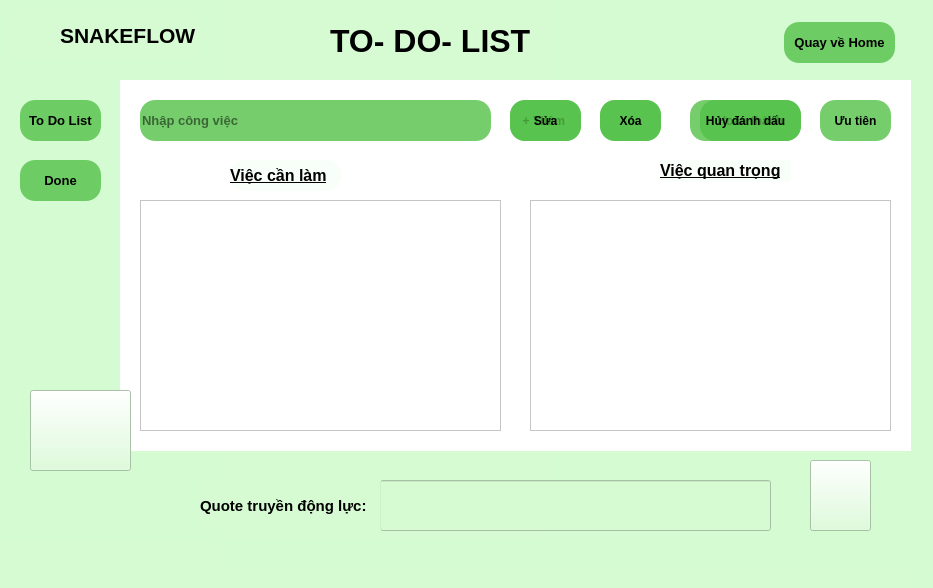
<?xml version="1.0" encoding="UTF-8"?>
<ui version="4.0">
 <class>Ui_MainWindow</class>
 <widget class="QMainWindow" name="Ui_MainWindow">
  <property name="geometry">
   <rect>
    <x>0</x>
    <y>0</y>
    <width>933</width>
    <height>588</height>
   </rect>
  </property>
  <property name="windowTitle">
   <string>MainWindow</string>
  </property>
  <property name="styleSheet">
   <string notr="true">background-color:rgba(214, 251, 210, 0.8)</string>
  </property>
  <widget class="QWidget" name="centralwidget">
   <widget class="QLabel" name="logo">
    <property name="geometry">
     <rect>
      <x>10</x>
      <y>10</y>
      <width>51</width>
      <height>51</height>
     </rect>
    </property>
    <property name="text">
     <string/>
    </property>
    <property name="pixmap">
     <pixmap>../../../Downloads/icons8-snake-48.png</pixmap>
    </property>
   </widget>
   <widget class="QLabel" name="name">
    <property name="geometry">
     <rect>
      <x>60</x>
      <y>10</y>
      <width>141</width>
      <height>51</height>
     </rect>
    </property>
    <property name="font">
     <font>
      <pointsize>16</pointsize>
      <weight>75</weight>
      <bold>true</bold>
     </font>
    </property>
    <property name="text">
     <string>SNAKEFLOW</string>
    </property>
   </widget>
   <widget class="QPushButton" name="pushButton_5">
    <property name="geometry">
     <rect>
      <x>1200</x>
      <y>200</y>
      <width>21</width>
      <height>31</height>
     </rect>
    </property>
    <property name="text">
     <string/>
    </property>
    <property name="icon">
     <iconset>
      <normaloff>../../../Pictures/Screenshots/Screenshot 2025-11-01 012209.png</normaloff>../../../Pictures/Screenshots/Screenshot 2025-11-01 012209.png</iconset>
    </property>
    <property name="iconSize">
     <size>
      <width>30</width>
      <height>30</height>
     </size>
    </property>
    <property name="flat">
     <bool>true</bool>
    </property>
   </widget>
   <widget class="QPushButton" name="pushButton_2">
    <property name="geometry">
     <rect>
      <x>1230</x>
      <y>200</y>
      <width>31</width>
      <height>31</height>
     </rect>
    </property>
    <property name="text">
     <string/>
    </property>
    <property name="icon">
     <iconset>
      <normaloff>../../../Pictures/Screenshots/Screenshot 2025-11-01 011322.png</normaloff>../../../Pictures/Screenshots/Screenshot 2025-11-01 011322.png</iconset>
    </property>
    <property name="iconSize">
     <size>
      <width>30</width>
      <height>30</height>
     </size>
    </property>
    <property name="flat">
     <bool>true</bool>
    </property>
   </widget>
   <widget class="QPushButton" name="pushButton_6">
    <property name="geometry">
     <rect>
      <x>1160</x>
      <y>200</y>
      <width>21</width>
      <height>31</height>
     </rect>
    </property>
    <property name="text">
     <string/>
    </property>
    <property name="icon">
     <iconset>
      <normaloff>../../../Pictures/Screenshots/Screenshot 2025-11-01 012425.png</normaloff>../../../Pictures/Screenshots/Screenshot 2025-11-01 012425.png</iconset>
    </property>
    <property name="iconSize">
     <size>
      <width>30</width>
      <height>30</height>
     </size>
    </property>
    <property name="flat">
     <bool>true</bool>
    </property>
   </widget>
   <widget class="QStackedWidget" name="stackedWidget">
    <property name="geometry">
     <rect>
      <x>120</x>
      <y>80</y>
      <width>791</width>
      <height>371</height>
     </rect>
    </property>
    <property name="styleSheet">
     <string notr="true">background-color:rgb(255, 255, 255)</string>
    </property>
    <property name="currentIndex">
     <number>0</number>
    </property>
    <widget class="QWidget" name="page_3">
     <widget class="QPushButton" name="removebut">
      <property name="geometry">
       <rect>
        <x>480</x>
        <y>20</y>
        <width>61</width>
        <height>41</height>
       </rect>
      </property>
      <property name="font">
       <font>
        <pointsize>9</pointsize>
        <weight>75</weight>
        <bold>true</bold>
       </font>
      </property>
      <property name="styleSheet">
       <string notr="true">background-color: rgba(83, 192, 71, 0.8);
border-radius: 15</string>
      </property>
      <property name="text">
       <string>Xóa</string>
      </property>
      <property name="icon">
       <iconset>
        <normaloff>../../../Pictures/Screenshots/Screenshot 2025-11-01 012209.png</normaloff>../../../Pictures/Screenshots/Screenshot 2025-11-01 012209.png</iconset>
      </property>
     </widget>
     <widget class="QLineEdit" name="fill">
      <property name="geometry">
       <rect>
        <x>20</x>
        <y>20</y>
        <width>351</width>
        <height>41</height>
       </rect>
      </property>
      <property name="font">
       <font>
        <pointsize>10</pointsize>
        <weight>75</weight>
        <bold>true</bold>
       </font>
      </property>
      <property name="styleSheet">
       <string notr="true">background-color: rgba(83, 192, 71, 0.8);
border-radius: 15</string>
      </property>
      <property name="placeholderText">
       <string>Nhập công việc</string>
      </property>
     </widget>
     <widget class="QPushButton" name="addbut">
      <property name="geometry">
       <rect>
        <x>390</x>
        <y>20</y>
        <width>71</width>
        <height>41</height>
       </rect>
      </property>
      <property name="font">
       <font>
        <pointsize>9</pointsize>
        <weight>75</weight>
        <bold>true</bold>
       </font>
      </property>
      <property name="styleSheet">
       <string notr="true">background-color: rgba(83, 192, 71, 0.8);
border-radius: 15
</string>
      </property>
      <property name="text">
       <string>+ Thêm </string>
      </property>
     </widget>
     <widget class="QPushButton" name="editbut">
      <property name="geometry">
       <rect>
        <x>390</x>
        <y>20</y>
        <width>71</width>
        <height>41</height>
       </rect>
      </property>
      <property name="font">
       <font>
        <pointsize>9</pointsize>
        <weight>75</weight>
        <bold>true</bold>
       </font>
      </property>
      <property name="styleSheet">
       <string notr="true">background-color: rgba(83, 192, 71, 0.8);
border-radius: 15</string>
      </property>
      <property name="text">
       <string>Sửa</string>
      </property>
      <property name="icon">
       <iconset>
        <normaloff>../../../Pictures/Screenshots/Screenshot 2025-11-02 014254.png</normaloff>../../../Pictures/Screenshots/Screenshot 2025-11-02 014254.png</iconset>
      </property>
      <property name="iconSize">
       <size>
        <width>18</width>
        <height>18</height>
       </size>
      </property>
     </widget>
     <widget class="QListView" name="listcv">
      <property name="geometry">
       <rect>
        <x>20</x>
        <y>120</y>
        <width>361</width>
        <height>231</height>
       </rect>
      </property>
     </widget>
     <widget class="QPushButton" name="remarkablebut">
      <property name="geometry">
       <rect>
        <x>700</x>
        <y>20</y>
        <width>71</width>
        <height>41</height>
       </rect>
      </property>
      <property name="font">
       <font>
        <pointsize>9</pointsize>
        <weight>75</weight>
        <bold>true</bold>
       </font>
      </property>
      <property name="styleSheet">
       <string notr="true">background-color: rgba(83, 192, 71, 0.8);
border-radius: 15</string>
      </property>
      <property name="text">
       <string>Ưu tiên</string>
      </property>
      <property name="icon">
       <iconset>
        <normaloff>../../../Pictures/Screenshots/Screenshot 2025-11-01 011322.png</normaloff>../../../Pictures/Screenshots/Screenshot 2025-11-01 011322.png</iconset>
      </property>
     </widget>
     <widget class="QListView" name="listcvquantrong">
      <property name="geometry">
       <rect>
        <x>410</x>
        <y>120</y>
        <width>361</width>
        <height>231</height>
       </rect>
      </property>
     </widget>
     <widget class="QPushButton" name="button_to_done">
      <property name="geometry">
       <rect>
        <x>580</x>
        <y>20</y>
        <width>101</width>
        <height>41</height>
       </rect>
      </property>
      <property name="font">
       <font>
        <pointsize>9</pointsize>
        <weight>75</weight>
        <bold>true</bold>
       </font>
      </property>
      <property name="styleSheet">
       <string notr="true">background-color: rgba(83, 192, 71, 0.8);
border-radius: 15</string>
      </property>
      <property name="text">
       <string>Hoàn thành</string>
      </property>
      <property name="icon">
       <iconset>
        <normaloff>../../../Pictures/Screenshots/Screenshot 2025-11-02 014155.png</normaloff>../../../Pictures/Screenshots/Screenshot 2025-11-02 014155.png</iconset>
      </property>
     </widget>
     <widget class="QLabel" name="needtodo">
      <property name="geometry">
       <rect>
        <x>110</x>
        <y>80</y>
        <width>111</width>
        <height>31</height>
       </rect>
      </property>
      <property name="font">
       <font>
        <pointsize>12</pointsize>
        <weight>75</weight>
        <bold>true</bold>
        <underline>true</underline>
       </font>
      </property>
      <property name="styleSheet">
       <string notr="true">background-color: rgba(246, 254, 246, 0.8);
border-radius: 15</string>
      </property>
      <property name="frameShape">
       <enum>QFrame::NoFrame</enum>
      </property>
      <property name="text">
       <string>Việc cần làm</string>
      </property>
      <property name="textFormat">
       <enum>Qt::AutoText</enum>
      </property>
     </widget>
     <widget class="QLabel" name="important">
      <property name="geometry">
       <rect>
        <x>540</x>
        <y>80</y>
        <width>131</width>
        <height>21</height>
       </rect>
      </property>
      <property name="font">
       <font>
        <pointsize>12</pointsize>
        <weight>75</weight>
        <bold>true</bold>
        <underline>true</underline>
       </font>
      </property>
      <property name="styleSheet">
       <string notr="true">background-color: rgba(246, 254, 246, 0.8);
border-radius: 15
</string>
      </property>
      <property name="text">
       <string>Việc quan trọng</string>
      </property>
     </widget>
     <widget class="QPushButton" name="removebutprior">
      <property name="geometry">
       <rect>
        <x>480</x>
        <y>20</y>
        <width>61</width>
        <height>41</height>
       </rect>
      </property>
      <property name="font">
       <font>
        <pointsize>9</pointsize>
        <weight>75</weight>
        <bold>true</bold>
       </font>
      </property>
      <property name="styleSheet">
       <string notr="true">background-color: rgba(83, 192, 71, 0.8);
border-radius: 15</string>
      </property>
      <property name="text">
       <string>Xóa</string>
      </property>
      <property name="icon">
       <iconset>
        <normaloff>../../../Pictures/Screenshots/Screenshot 2025-11-01 012209.png</normaloff>../../../Pictures/Screenshots/Screenshot 2025-11-01 012209.png</iconset>
      </property>
     </widget>
     <widget class="QPushButton" name="unmarkbutton">
      <property name="geometry">
       <rect>
        <x>570</x>
        <y>20</y>
        <width>111</width>
        <height>41</height>
       </rect>
      </property>
      <property name="font">
       <font>
        <pointsize>9</pointsize>
        <weight>75</weight>
        <bold>true</bold>
       </font>
      </property>
      <property name="styleSheet">
       <string notr="true">background-color: rgba(83, 192, 71, 0.8);
border-radius: 15</string>
      </property>
      <property name="text">
       <string>Hủy đánh dấu</string>
      </property>
      <property name="icon">
       <iconset>
        <normaloff>../../../Pictures/Screenshots/Screenshot 2025-11-02 014155.png</normaloff>../../../Pictures/Screenshots/Screenshot 2025-11-02 014155.png</iconset>
      </property>
     </widget>
    </widget>
    <widget class="QWidget" name="page_4">
     <widget class="QListView" name="listcvhoanthanh">
      <property name="geometry">
       <rect>
        <x>30</x>
        <y>100</y>
        <width>731</width>
        <height>251</height>
       </rect>
      </property>
     </widget>
     <widget class="QPushButton" name="removebutdone">
      <property name="geometry">
       <rect>
        <x>520</x>
        <y>30</y>
        <width>61</width>
        <height>41</height>
       </rect>
      </property>
      <property name="font">
       <font>
        <pointsize>10</pointsize>
        <weight>75</weight>
        <bold>true</bold>
       </font>
      </property>
      <property name="styleSheet">
       <string notr="true">background-color: rgba(83, 192, 71, 0.8);
border-radius: 15</string>
      </property>
      <property name="text">
       <string>Xóa</string>
      </property>
     </widget>
     <widget class="QPushButton" name="button_to_todo">
      <property name="geometry">
       <rect>
        <x>600</x>
        <y>30</y>
        <width>141</width>
        <height>41</height>
       </rect>
      </property>
      <property name="font">
       <font>
        <pointsize>10</pointsize>
        <weight>75</weight>
        <bold>true</bold>
       </font>
      </property>
      <property name="styleSheet">
       <string notr="true">background-color: rgba(83, 192, 71, 0.8);
border-radius: 15</string>
      </property>
      <property name="text">
       <string>Chuyển về to do list</string>
      </property>
     </widget>
     <widget class="QPushButton" name="pushButton_11">
      <property name="geometry">
       <rect>
        <x>70</x>
        <y>10</y>
        <width>381</width>
        <height>81</height>
       </rect>
      </property>
      <property name="text">
       <string/>
      </property>
      <property name="icon">
       <iconset>
        <normaloff>../../../Pictures/Screenshots/Screenshot 2025-11-02 013833.png</normaloff>../../../Pictures/Screenshots/Screenshot 2025-11-02 013833.png</iconset>
      </property>
      <property name="iconSize">
       <size>
        <width>300</width>
        <height>100</height>
       </size>
      </property>
     </widget>
    </widget>
   </widget>
   <widget class="QPushButton" name="todolistbutton">
    <property name="geometry">
     <rect>
      <x>20</x>
      <y>100</y>
      <width>81</width>
      <height>41</height>
     </rect>
    </property>
    <property name="font">
     <font>
      <pointsize>10</pointsize>
      <weight>75</weight>
      <bold>true</bold>
     </font>
    </property>
    <property name="styleSheet">
     <string notr="true">background-color: rgba(83, 192, 71, 0.8);
border-radius: 15</string>
    </property>
    <property name="text">
     <string>To Do List</string>
    </property>
   </widget>
   <widget class="QPushButton" name="donebutton">
    <property name="geometry">
     <rect>
      <x>20</x>
      <y>160</y>
      <width>81</width>
      <height>41</height>
     </rect>
    </property>
    <property name="font">
     <font>
      <pointsize>10</pointsize>
      <weight>75</weight>
      <bold>true</bold>
     </font>
    </property>
    <property name="styleSheet">
     <string notr="true">background-color: rgba(83, 192, 71, 0.8);
border-radius: 15</string>
    </property>
    <property name="text">
     <string>Done</string>
    </property>
   </widget>
   <widget class="QLabel" name="todolist">
    <property name="geometry">
     <rect>
      <x>330</x>
      <y>10</y>
      <width>211</width>
      <height>61</height>
     </rect>
    </property>
    <property name="font">
     <font>
      <pointsize>24</pointsize>
      <weight>75</weight>
      <bold>true</bold>
     </font>
    </property>
    <property name="text">
     <string>TO- DO- LIST</string>
    </property>
   </widget>
   <widget class="QLabel" name="label_3">
    <property name="geometry">
     <rect>
      <x>-230</x>
      <y>-50</y>
      <width>781</width>
      <height>591</height>
     </rect>
    </property>
    <property name="text">
     <string/>
    </property>
    <property name="pixmap">
     <pixmap>../../../Downloads/nenapp.jpg</pixmap>
    </property>
   </widget>
   <widget class="QLabel" name="label_4">
    <property name="geometry">
     <rect>
      <x>220</x>
      <y>0</y>
      <width>721</width>
      <height>751</height>
     </rect>
    </property>
    <property name="text">
     <string/>
    </property>
    <property name="pixmap">
     <pixmap>../../../Downloads/nenapp.jpg</pixmap>
    </property>
   </widget>
   <widget class="QPushButton" name="pushButton_9">
    <property name="geometry">
     <rect>
      <x>810</x>
      <y>460</y>
      <width>61</width>
      <height>71</height>
     </rect>
    </property>
    <property name="text">
     <string/>
    </property>
    <property name="icon">
     <iconset>
      <normaloff>../../../Downloads/76e89a14fefc4f75cc69bb0dd30f40b0.jpg</normaloff>../../../Downloads/76e89a14fefc4f75cc69bb0dd30f40b0.jpg</iconset>
    </property>
    <property name="iconSize">
     <size>
      <width>120</width>
      <height>120</height>
     </size>
    </property>
   </widget>
   <widget class="QPushButton" name="pushButton_10">
    <property name="geometry">
     <rect>
      <x>30</x>
      <y>390</y>
      <width>101</width>
      <height>81</height>
     </rect>
    </property>
    <property name="text">
     <string/>
    </property>
    <property name="icon">
     <iconset>
      <normaloff>../../../Pictures/Screenshots/Screenshot 2025-11-02 012607.png</normaloff>../../../Pictures/Screenshots/Screenshot 2025-11-02 012607.png</iconset>
    </property>
    <property name="iconSize">
     <size>
      <width>100</width>
      <height>100</height>
     </size>
    </property>
   </widget>
   <widget class="QLineEdit" name="linetruyendongluc">
    <property name="geometry">
     <rect>
      <x>380</x>
      <y>480</y>
      <width>391</width>
      <height>51</height>
     </rect>
    </property>
    <property name="font">
     <font>
      <pointsize>10</pointsize>
      <weight>75</weight>
      <bold>true</bold>
     </font>
    </property>
   </widget>
   <widget class="QLabel" name="quote">
    <property name="geometry">
     <rect>
      <x>200</x>
      <y>480</y>
      <width>181</width>
      <height>51</height>
     </rect>
    </property>
    <property name="font">
     <font>
      <pointsize>11</pointsize>
      <weight>75</weight>
      <bold>true</bold>
     </font>
    </property>
    <property name="text">
     <string>Quote truyền động lực:</string>
    </property>
   </widget>
   <widget class="QPushButton" name="backtohome">
    <property name="geometry">
     <rect>
      <x>784</x>
      <y>22</y>
      <width>111</width>
      <height>41</height>
     </rect>
    </property>
    <property name="font">
     <font>
      <pointsize>10</pointsize>
      <weight>75</weight>
      <bold>true</bold>
     </font>
    </property>
    <property name="styleSheet">
     <string notr="true">background-color: rgba(83, 192, 71, 0.8);
border-radius: 15
</string>
    </property>
    <property name="text">
     <string>Quay về Home</string>
    </property>
   </widget>
   <zorder>label_3</zorder>
   <zorder>label_4</zorder>
   <zorder>logo</zorder>
   <zorder>name</zorder>
   <zorder>pushButton_5</zorder>
   <zorder>pushButton_2</zorder>
   <zorder>pushButton_6</zorder>
   <zorder>stackedWidget</zorder>
   <zorder>todolistbutton</zorder>
   <zorder>donebutton</zorder>
   <zorder>todolist</zorder>
   <zorder>pushButton_9</zorder>
   <zorder>pushButton_10</zorder>
   <zorder>linetruyendongluc</zorder>
   <zorder>quote</zorder>
   <zorder>backtohome</zorder>
  </widget>
  <widget class="QMenuBar" name="menubar">
   <property name="geometry">
    <rect>
     <x>0</x>
     <y>0</y>
     <width>933</width>
     <height>22</height>
    </rect>
   </property>
  </widget>
  <widget class="QStatusBar" name="statusbar"/>
 </widget>
 <resources/>
 <connections/>
</ui>
